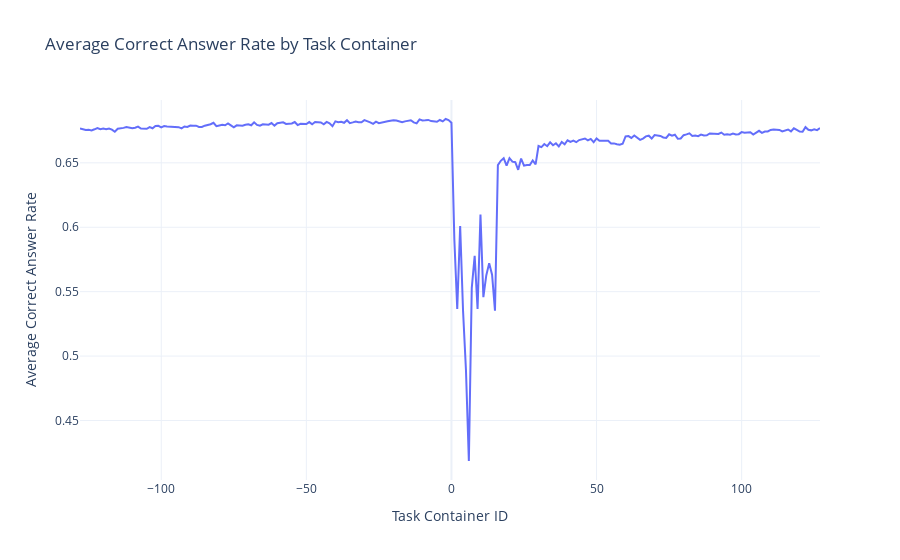

Notebook code cell kept with this figure:
### Markdown cell above
Analysis 5: Average Correct Answer Rate by Task Container

### Code cell
task_container_group = questions_train_merged.groupby('task_container_id')['answered_correctly'].mean().reset_index()

fig5 = px.line(
    task_container_group,
    x='task_container_id',
    y='answered_correctly',
    title='Average Correct Answer Rate by Task Container',
    labels={'task_container_id': 'Task Container ID', 'answered_correctly': 'Average Correct Answer Rate'}
)
fig5.show()

### Figure 1 — Plotly figure (JSON) as saved in the notebook; plotly's stock layout.template omitted (floating-point values rounded to 4 significant figures; data arrays with more than 128 entries replaced by an {"elided": "..."} marker saying what was removed)
{"data": [{"hovertemplate": "Task Container ID=%{x}<br>Average Correct Answer Rate=%{y}<extra></extra>", "legendgroup": "", "line": {"color": "#636efa", "dash": "solid"}, "marker": {"symbol": "circle"}, "mode": "lines", "name": "", "orientation": "v", "showlegend": false, "type": "scatter", "x": {"elided": "256 int values"}, "xaxis": "x", "y": {"elided": "256 float values"}, "yaxis": "y"}], "layout": {"legend": {"tracegroupgap": 0}, "title": {"text": "Average Correct Answer Rate by Task Container"}, "xaxis": {"anchor": "y", "domain": [0, 1], "title": {"text": "Task Container ID"}}, "yaxis": {"anchor": "x", "domain": [0, 1], "title": {"text": "Average Correct Answer Rate"}}}}
